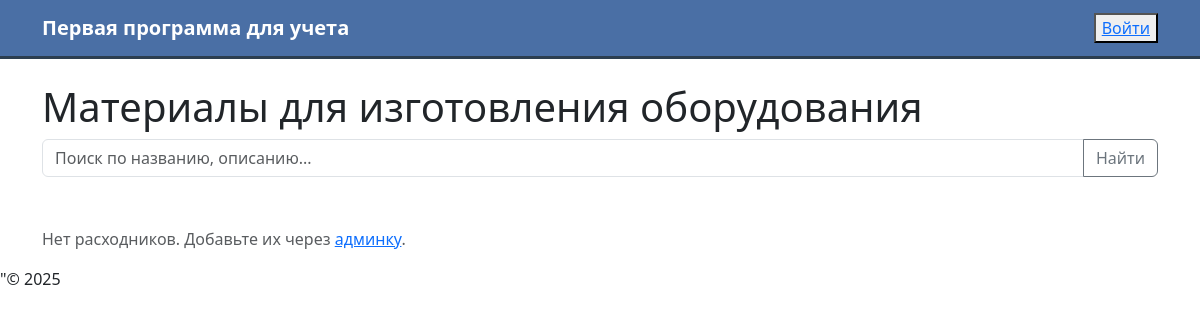
Before: /manufacturing_list/ with the older database file.
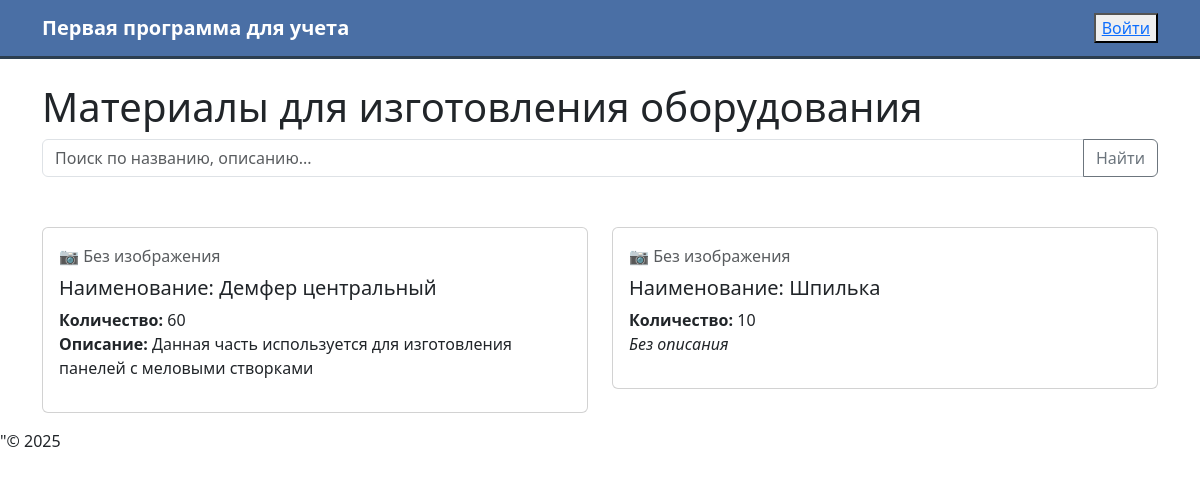
After: the same page with the newer database file.
### inventory/models.py (models this page shows, shortened)
class Manufacturing(models.Model):
    name = models.CharField("Имя", max_length=100)
    quantity = models.PositiveIntegerField("Количество")
    image = models.ImageField("Картинка", upload_to='manufacturing/', blank=True, null=True)
    description = models.TextField(blank=True, null=True)
    class Meta:
        verbose_name = "Изготовление"
        verbose_name_plural="Изготовление"
        ordering = ['name']

### inventory/views.py (the view)
# urls.py: path("manufacturing_list/", views.manufacturing_list, name="manufacturing_list"),
def manufacturing_list(request): #принимающее объект request (HTTP-запрос от пользователя).
    query = request.GET.get('q', '').strip() # Получает значение параметра q из GET-запроса
    if query: # Проверяет, ввёл ли пользователь непустой поисковый запрос.
        manufacturing = Manufacturing.objects.filter( #Выполняет поиск по нескольким полям
            Q(name__icontains=query) |
            Q(description__icontains=query)
        ).order_by('name')
    else:
        manufacturing = Manufacturing.objects.all().order_by('name') # Если запрос пустой — загружает все расходники, отсортированные по имени.
    paginator=Paginator(manufacturing,10)
    page_number=request.GET.get("page")
    page_obj=paginator.get_page(page_number)
    context={
        'page_obj':page_obj,
        'query':query,
        "current_date":datetime.now().strftime("%d.%m.%Y")}
    return render(request, "inventory/manufacturing_list.html",context)

### inventory/templates/inventory/manufacturing_list.html (shortened to what this page needs)
{% extends "inventory/base.html" %}
{% block content %}
<h1>Материалы для изготовления оборудования</h1>
<form method="get" class="mb-4">
<form method="get" class="mb-4">
  <div class="input-group">
    <input type="text" name="q" value="{{ request.GET.q }}"
           class="form-control" placeholder="Поиск по названию, описанию...">
    <button class="btn btn-outline-secondary" type="submit"> Найти</button>
  </div>
</form>
    <nav class="navbar navbar-expand-lg navbar-light">
        <div class="container">
        </div>
    </nav>
{% if page_obj%}
  <div class="row">
    {% for item in page_obj %}
      <div class="col-md-6 mb-3">
        <div class="card">
          <div class="card-body">
          {% if item.image %}
          <a href="#" onclick="openModal('{{ item.image.url }}', '{{ item.name }}'); return false;">
            <img src="{{ item.image.url }}" class="img-fluid rounded mb-2" alt="{{ item.name }}" style="max-height: 150px; object-fit: contain; cursor: zoom-in;">
           </a>
          {% else %}
            <div class="text-muted mb-2">📷 Без изображения</div>
          {% endif %}
            <h5 class="card-title">Наименование: {{ item.name }}</h5>
            <p class="card-text">
              <strong>Количество:</strong> {{ item.quantity }}<br>
              {% if item.description %}
                <strong>Описание:</strong> {{ item.description }}
              {% else %}
                <em>Без описания</em>
              {% endif %}
            </p>
          </div>
        </div>
      </div>
    {% endfor %}
  </div>
{% else %}
  <p class="text-muted">
    {% if query %}
      Ничего не найдено по запросу "{{ query }}".
    {% else %}
      Нет расходников. Добавьте их через <a href="/admin/inventory/consumable/">админку</a>.
    {% endif %}
  </p>
{% endif %}
{% endblock %}

Changed rows visible on the page:
added Manufacturing: image "📷 Без изображения", name "Демфер центральный", quantity "60", description "Данная часть используется для изготовления панелей с меловыми створками"
added Manufacturing: image "📷 Без изображения", name "Шпилька", quantity "10", description "Без описания"
Other visible differences:
text no longer shown: "Нет расходников. Добавьте их через админку ."
